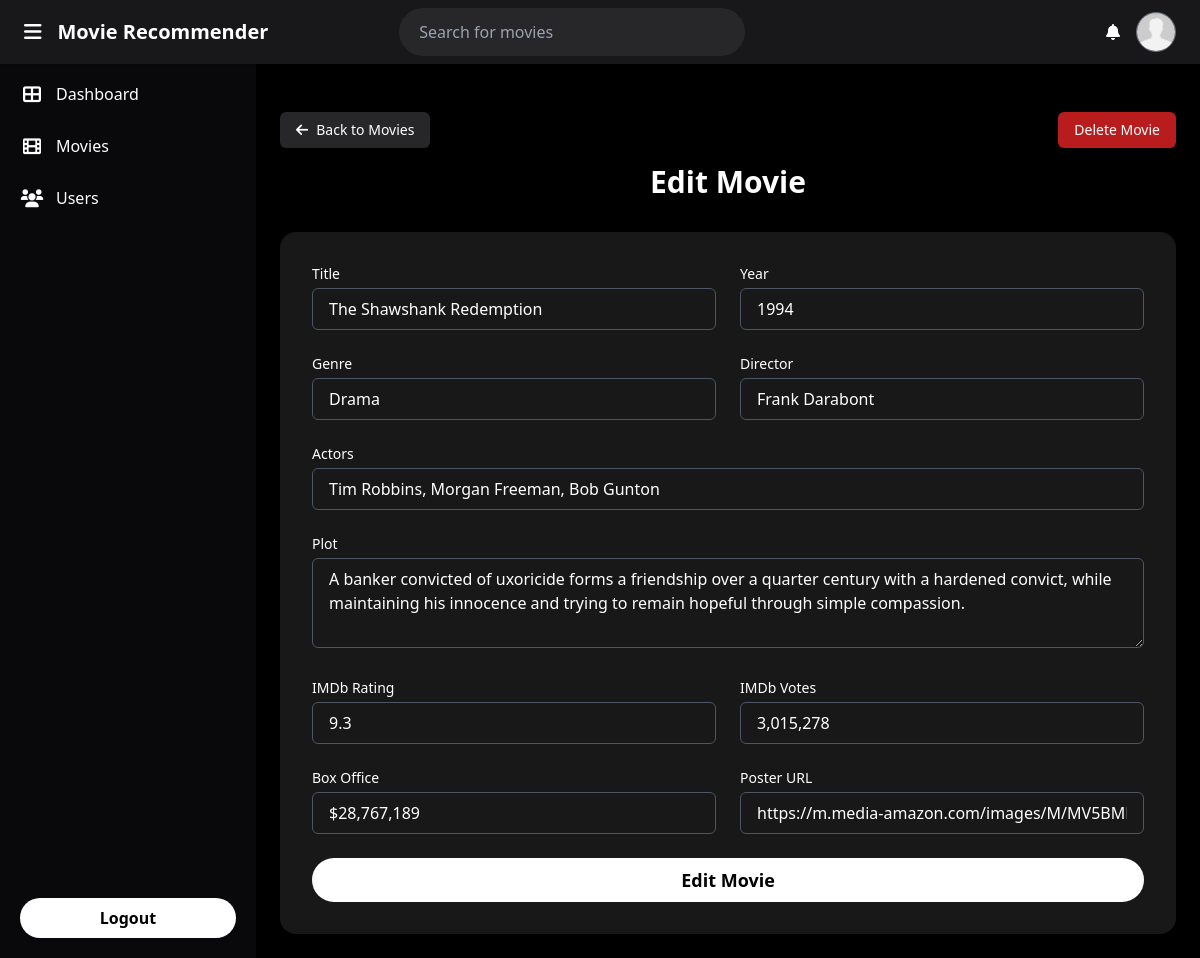
Page /admin-panel/movies/edit/1/ (signed in) on the earlier database version.
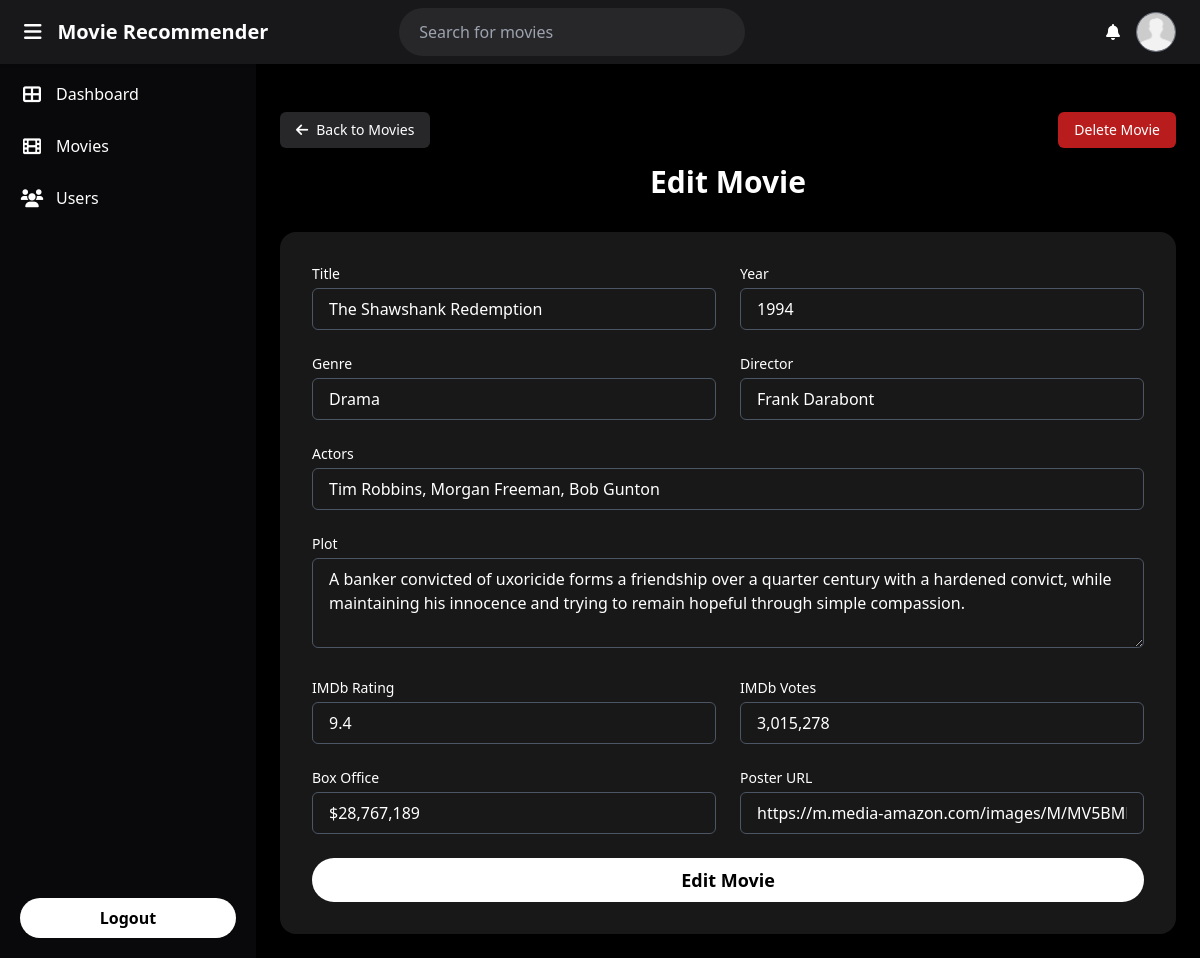
Same page on the later database version.
### movies/models/movie_model.py (models this page shows, shortened)
class Movie(models.Model):
    title = models.CharField(max_length=255)
    year = models.IntegerField()
    genre = models.TextField()
    director = models.TextField()
    actors = models.TextField()
    plot = models.TextField()
    imdb_rating = models.FloatField()
    imdb_votes = models.CharField(max_length=50, blank=True, null=True)
    box_office = models.CharField(max_length=50, blank=True, null=True)
    poster_url = models.URLField(blank=True, null=True)

### movies/views/admin_view.py (the view)
    def wrapper(request, *args, **kwargs):
        if not request.session.get('admin_logged_in'):
            return redirect('admin_login')
        return view_func(request, *args, **kwargs)

### movies/views/admin_view.py (called while the page is built, shortened)
def admin_required(view_func):
    def wrapper(request, *args, **kwargs):
        if not request.session.get('admin_logged_in'):
            return redirect('admin_login')
        return view_func(request, *args, **kwargs)
    return wrapper

@admin_required
def edit_movie(request, movie_id):
    movie = get_object_or_404(Movie, id=movie_id)
    return render(request, "custom_admin/edit_movie.html", {"movie": movie})

### movies/templates/custom_admin/edit_movie.html (shortened to what this page needs)
{% extends "custom_admin/base.html" %}
{% block content %}
<div class="max-w-5xl mx-auto mt-6 text-white flex justify-between items-center">
  <a href="{% url 'manage_movies' %}"
    class="inline-flex items-center gap-2 text-sm bg-zinc-800 hover:bg-zinc-700 px-4 py-2 rounded-md transition">
    <i class="fas fa-arrow-left"></i> Back to Movies
  </a>
  <form method="POST" action="{% url 'delete_movie' movie.id %}"
    onsubmit="return confirm('Are you sure you want to delete this movie?');">
    <button type="submit" class="text-sm bg-red-700 hover:bg-red-600 px-4 py-2 rounded-md transition">
      Delete Movie
    </button>
  </form>
</div>
<div class="max-w-5xl mx-auto mt-4 text-white">
  <h1 class="text-3xl font-bold text-center mb-8">Edit Movie</h1>
  <form method="POST" action="" class="grid grid-cols-1 md:grid-cols-2 gap-6 p-8 rounded-2xl shadow-xl"
    style="background-color: #181818;">
    <div>
      <label class="block text-sm mb-1">Title</label>
      <input type="text" name="title" value="{{ movie.title }}"
        class="w-full px-4 py-2 border border-gray-600 rounded-md bg-transparent text-white placeholder:text-gray-400 focus:outline-none focus:ring-2 focus:ring-blue-500" />
    </div>
    <div>
      <label class="block text-sm mb-1">Year</label>
      <input type="text" name="year" value="{{ movie.year }}"
        class="w-full px-4 py-2 border border-gray-600 rounded-md bg-transparent text-white placeholder:text-gray-400 focus:outline-none focus:ring-2 focus:ring-blue-500" />
    </div>
    <div>
      <label class="block text-sm mb-1">Genre</label>
      <input type="text" name="genre" value="{{ movie.genre }}"
        class="w-full px-4 py-2 border border-gray-600 rounded-md bg-transparent text-white placeholder:text-gray-400 focus:outline-none focus:ring-2 focus:ring-blue-500" />
    </div>
    <div>
      <label class="block text-sm mb-1">Director</label>
      <input type="text" name="director" value="{{ movie.director }}"
        class="w-full px-4 py-2 border border-gray-600 rounded-md bg-transparent text-white placeholder:text-gray-400 focus:outline-none focus:ring-2 focus:ring-blue-500" />
    </div>
    <div class="md:col-span-2">
      <label class="block text-sm mb-1">Actors</label>
      <input type="text" name="actors" value="{{ movie.actors }}"
        class="w-full px-4 py-2 border border-gray-600 rounded-md bg-transparent text-white placeholder:text-gray-400 focus:outline-none focus:ring-2 focus:ring-blue-500" />
    </div>
    <div class="md:col-span-2">
      <label class="block text-sm mb-1">Plot</label>
      <textarea name="plot" rows="3"
        class="w-full px-4 py-2 border border-gray-600 rounded-md bg-transparent text-white placeholder:text-gray-400 focus:outline-none focus:ring-2 focus:ring-blue-500">{{ movie.plot }}</textarea>
    </div>
    <div>
      <label class="block text-sm mb-1">IMDb Rating</label>
      <input type="text" name="imdb_rating" value="{{ movie.imdb_rating }}"
        class="w-full px-4 py-2 border border-gray-600 rounded-md bg-transparent text-white placeholder:text-gray-400 focus:outline-none focus:ring-2 focus:ring-blue-500" />
    </div>
    <div>
      <label class="block text-sm mb-1">IMDb Votes</label>
      <input type="text" name="imdb_votes" value="{{ movie.imdb_votes }}"
        class="w-full px-4 py-2 border border-gray-600 rounded-md bg-transparent text-white placeholder:text-gray-400 focus:outline-none focus:ring-2 focus:ring-blue-500" />
    </div>
    <div>
      <label class="block text-sm mb-1">Box Office</label>
      <input type="text" name="box_office" value="{{ movie.box_office }}"
        class="w-full px-4 py-2 border border-gray-600 rounded-md bg-transparent text-white placeholder:text-gray-400 focus:outline-none focus:ring-2 focus:ring-blue-500" />
    </div>
    <div>
      <label class="block text-sm mb-1">Poster URL</label>
      <input type="text" name="poster_url" value="{{ movie.poster_url }}"
        class="w-full px-4 py-2 border border-gray-600 rounded-md bg-transparent text-white placeholder:text-gray-400 focus:outline-none focus:ring-2 focus:ring-blue-500" />
    </div>
    <div class="md:col-span-2">
      <button type="submit"
        class="w-full py-2 rounded-full bg-white text-black font-semibold hover:opacity-90 transition text-lg">
        Edit Movie
      </button>
    </div>
  </form>
</div>
{% endblock %}

### movies/templates/custom_admin/base.html (shortened to what this page needs)
{% load static %}
<!DOCTYPE html>
<html lang="en">
<head>
  <script src="https://cdn.tailwindcss.com"></script>
  <link rel="stylesheet" href="https://cdnjs.cloudflare.com/ajax/libs/font-awesome/6.0.0/css/all.min.css">
</head>
<body class="bg-black text-white">
  {% include "custom_admin/navbar.html" %}
  <div class="flex pt-16">
    {% include "custom_admin/sidebar.html" %}
    <main id="main-content" class="flex-1 p-6 overflow-y-auto min-h-[calc(100vh-4rem)] transition-all duration-300">
      {% block content %}{% endblock %}
    </main>
  </div>
</body>
</html>

### movies/templates/custom_admin/navbar.html
{% load static %}
<nav class="fixed top-0 left-0 right-0 z-50 h-16 bg-zinc-900 flex items-center justify-between px-6 shadow">
  <div class="flex items-center gap-4">
    <button onclick="toggleSidebar()" class="text-white text-xl">
      <i class="fas fa-bars"></i>
    </button>
    <div class="text-xl font-semibold">Movie Recommender</div>
  </div>
  <form method="GET" action="#" class="hidden md:flex w-1/2">
    <input type="text" name="q" placeholder="Search for movies"
      class="w-[60%] px-5 py-3 rounded-full bg-zinc-800 text-white focus:outline-none placeholder:text-gray-400" />
  </form>
  <div class="flex items-center gap-4">
    <button class="text-white"><i class="fa fa-bell"></i></button>
    <img src="{% static 'default.jpg' %}" alt="Profile" class="w-10 h-10 rounded-full border border-gray-500" />
  </div>
</nav>

### movies/templates/custom_admin/sidebar.html (shortened to what this page needs)
<aside id="sidebar"
  class="bg-zinc-950 w-64 h-[calc(100vh-4rem)] sticky top-16 overflow-hidden transition-all duration-300 text-white flex flex-col justify-between">
  <div>
    <ul class="space-y-6 px-5 mt-4" id="sidebar-menu">
      <li>
        <a href="{% url 'admin_dashboard' %}" class="flex items-center gap-3">
          <i class="fa fa-th-large text-lg w-6 text-center"></i>
          <span class="sidebar-label">Dashboard</span>
        </a>
      </li>
      <li>
        <a href="{% url 'manage_movies' %}" class="flex items-center gap-3">
          <i class="fa fa-film text-lg w-6 text-center"></i>
          <span class="sidebar-label">Movies</span>
        </a>
      </li>
      <li>
        <a href="{% url 'manage_users' %}" class="flex items-center gap-3">
          <i class="fa fa-users text-lg w-6 text-center"></i>
          <span class="sidebar-label">Users</span>
        </a>
      </li>
    </ul>
  </div>
  <form method="POST" action="{% url 'admin_logout' %}" class="px-5 mb-5">
    <button
      class="sidebar-logout w-full py-2 rounded-full bg-white text-black font-semibold hover:opacity-90 transition">
      <span class="sidebar-label">Logout</span>
    </button>
  </form>
</aside>

Differences in the rows shown:
changed Movie "The Shawshank Redemption": imdb_rating "9.3" → "9.4"
